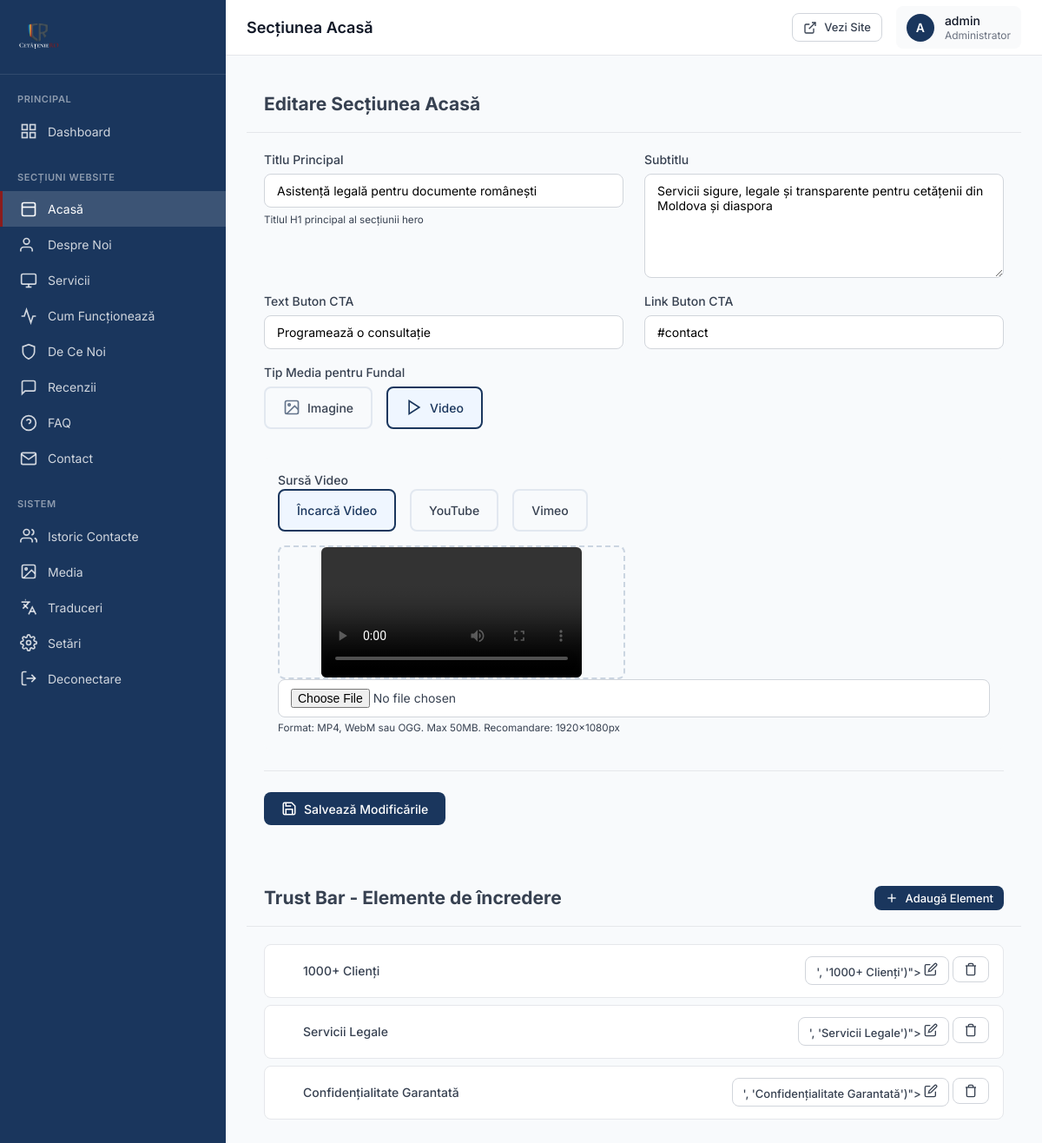
Before: /admin/sections/hero.php (signed in) with the older database file.
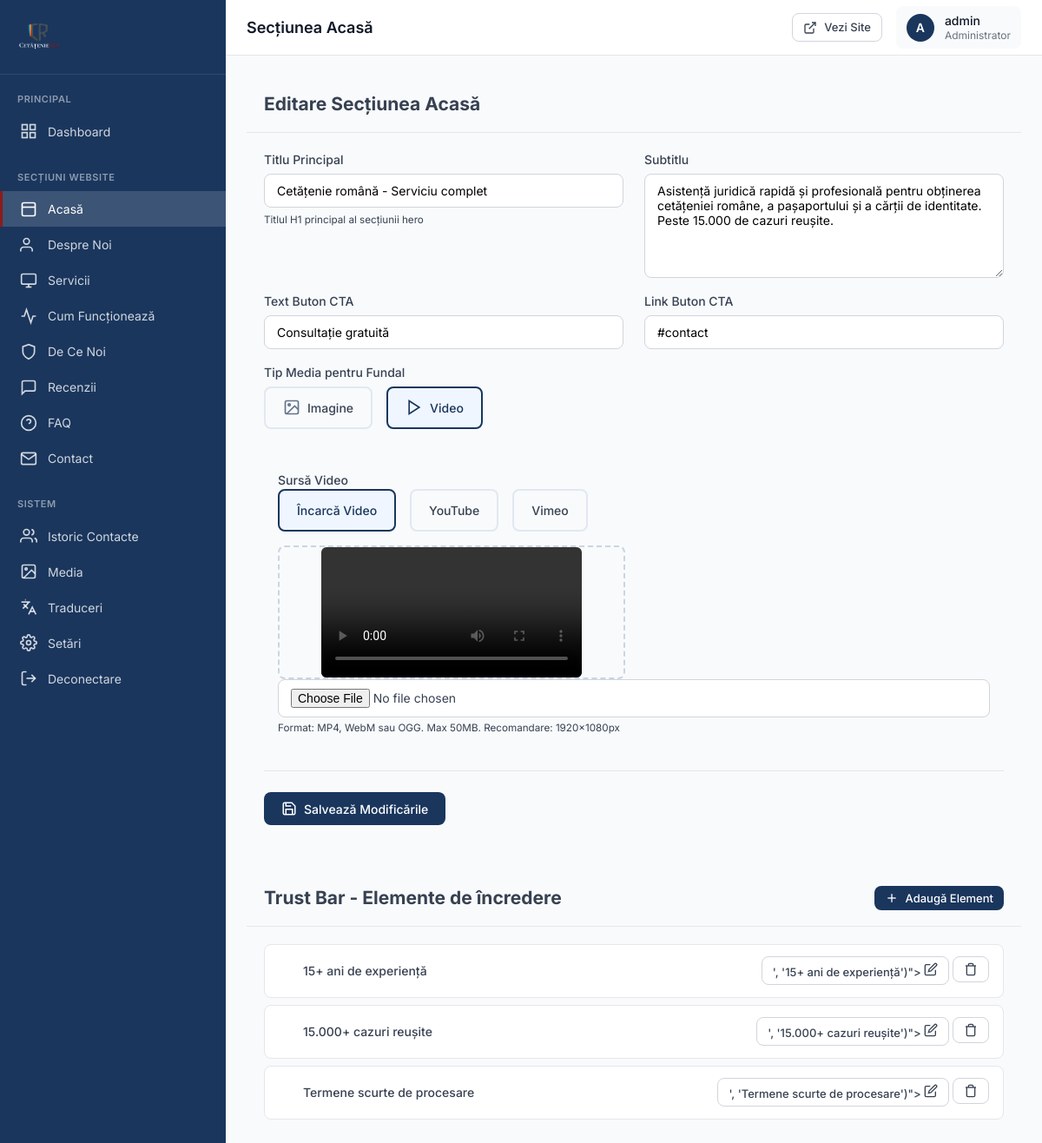
After: the same page with the newer database file.
### tables this page shows
CREATE TABLE `hero` (
  `id` int(11) NOT NULL,
  `title` varchar(255) NOT NULL,
  `subtitle` text DEFAULT NULL,
  `cta_text` varchar(100) DEFAULT NULL,
  `cta_link` varchar(255) DEFAULT NULL,
  `image_url` text DEFAULT NULL,
  `video_url` text DEFAULT NULL,
  `video_type` enum('upload','youtube','vimeo') DEFAULT 'upload',
  `media_type` enum('image','video') DEFAULT 'image',
  `trust_bar_enabled` tinyint(1) DEFAULT 1,
  `created_at` timestamp NOT NULL DEFAULT current_timestamp(),
  `updated_at` timestamp NOT NULL DEFAULT current_timestamp() ON UPDATE current_timestamp()
);

CREATE TABLE `hero_trust_items` (
  `id` int(11) NOT NULL,
  `icon_svg` text DEFAULT NULL,
  `text` varchar(255) NOT NULL,
  `sort_order` int(11) DEFAULT 0,
  `enabled` tinyint(1) DEFAULT 1,
  `created_at` timestamp NOT NULL DEFAULT current_timestamp(),
  `updated_at` timestamp NOT NULL DEFAULT current_timestamp() ON UPDATE current_timestamp()
);

### admin/sections/hero.php (the view, shortened to what the rows shown need)
<?php
require_once '../../config.php';
$hero = $pdo->query("SELECT * FROM hero WHERE id = 1")->fetch(PDO::FETCH_ASSOC);
$trustItems = $pdo->query("SELECT * FROM hero_trust_items ORDER BY sort_order ASC")->fetchAll(PDO::FETCH_ASSOC);
include '../includes/header.php';
?>
<div class="content-card">
    <div class="card-header">
        <h2>Editare Secțiunea Acasă</h2>
    </div>
    <div class="card-body">
        <form method="POST" enctype="multipart/form-data">
            <div class="form-row">
                <div class="form-group col-md-6">
                    <label for="title">Titlu Principal</label>
                    <input type="text" id="title" name="title" class="form-control"
                           value="<?php echo htmlspecialchars($hero['title'] ?? ''); ?>" required>
                    <small class="form-text">Titlul H1 principal al secțiunii hero</small>
                </div>
                <div class="form-group col-md-6">
                    <label for="subtitle">Subtitlu</label>
                    <textarea id="subtitle" name="subtitle" class="form-control" rows="3"><?php echo htmlspecialchars($hero['subtitle'] ?? ''); ?></textarea>
                </div>
            </div>
            <div class="form-row">
                <div class="form-group col-md-6">
                    <label for="cta_text">Text Buton CTA</label>
                    <input type="text" id="cta_text" name="cta_text" class="form-control"
                           value="<?php echo htmlspecialchars($hero['cta_text'] ?? ''); ?>">
                </div>
                <div class="form-group col-md-6">
                    <label for="cta_link">Link Buton CTA</label>
                    <input type="text" id="cta_link" name="cta_link" class="form-control"
                           value="<?php echo htmlspecialchars($hero['cta_link'] ?? ''); ?>" placeholder="#contact">
                </div>
            </div>
        </form>
    </div>
</div>
<div class="content-card mt-4">
    <div class="card-header">
        <h2>Trust Bar - Elemente de încredere</h2>
    </div>
    <div class="card-body">
        <?php if (empty($trustItems)): ?>
            <div class="empty-state">
                <svg viewBox="0 0 24 24" fill="none" stroke="currentColor" stroke-width="2">
                    <circle cx="12" cy="12" r="10"/>
                    <line x1="12" y1="8" x2="12" y2="12"/>
                    <line x1="12" y1="16" x2="12.01" y2="16"/>
                </svg>
                <p>Nu există elemente de încredere. Adăugați primul element.</p>
            </div>
        <?php else: ?>
            <div class="sortable-list">
                <?php foreach ($trustItems as $item): ?>
                <div class="sortable-item" data-id="<?php echo $item['id']; ?>">
                    <div class="item-content">
                        <span class="item-text"><?php echo htmlspecialchars($item['text']); ?></span>
                    </div>
                    <div class="item-actions">
                        <button type="button" class="btn btn-sm btn-outline"
                                onclick="editTrustItem(<?php echo $item['id']; ?>, '<?php echo addslashes(html_entity_decode($item['icon_svg'])); ?>', '<?php echo addslashes($item['text']); ?>')">
                            <svg viewBox="0 0 24 24" fill="none" stroke="currentColor" stroke-width="2">
                                <path d="M11 4H4a2 2 0 0 0-2 2v14a2 2 0 0 0 2 2h14a2 2 0 0 0 2-2v-7"/>
                                <path d="M18.5 2.5a2.121 2.121 0 0 1 3 3L12 15l-4 1 1-4 9.5-9.5z"/>
                            </svg>
                        </button>
                        <form method="POST" style="display:inline" onsubmit="return confirmDelete()">
                            <button type="submit" class="btn btn-sm btn-outline btn-danger">
                                <svg viewBox="0 0 24 24" fill="none" stroke="currentColor" stroke-width="2">
                                    <polyline points="3 6 5 6 21 6"/><path d="M19 6v14a2 2 0 0 1-2 2H7a2 2 0 0 1-2-2V6m3 0V4a2 2 0 0 1 2-2h4a2 2 0 0 1 2 2v2"/>
                                </svg>
                            </button>
                        </form>
                    </div>
                </div>
                <?php endforeach; ?>
            </div>
        <?php endif; ?>
    </div>
</div>
<?php include '../includes/footer.php'; ?>

Changed rows visible on the page:
changed hero "#contact": title "Asistență legală pentru documente românești" → "Cetățenie română - Serviciu complet"; subtitle "Servicii sigure, legale și transparente pentru cetățenii din Moldova și diaspora" → "Asistență juridică rapidă și profesională pentru obținerea cetățeniei române, a pașaportului și a cărții de identitate. Peste 15.000 de cazuri reușite."; cta_text "Programează o consultație" → "Consultație gratuită"
changed hero_trust_items: text "1000+ Clienți" → "15+ ani de experiență"
changed hero_trust_items: text "Servicii Legale" → "15.000+ cazuri reușite"
changed hero_trust_items: text "Confidențialitate Garantată" → "Termene scurte de procesare"
